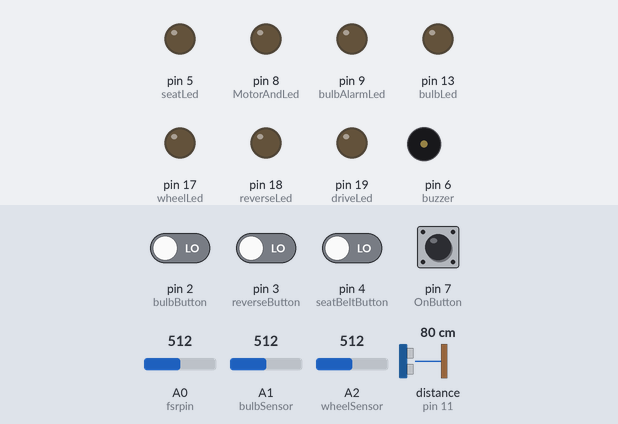
Bench run of a sketch on a simulated Arduino Uno, built with avr-gcc and run on an emulated ATmega328P. On the bench: output pins drawn as LEDs (lit = HIGH), buzzer (waves = sounding). Dashed ring = blinking. The inputs (shaded band) are chosen by the test bench; at power-on: pin 7 (OnButton) HIGH, pin 2 (bulbButton), pin 3 (reverseButton), pin 4 (seatBeltButton) LOW, distance to the obstacle (sensor on pin 11) 80 cm, A2 (wheelSensor) = 512, A0 (fsrpin) = 512, A1 (bulbSensor) = 512. The echo pulse lasts 58.3 µs per cm; pins used as bus, display or sensor lines are not drawn; what the sketch prints to the serial monitor is not drawn.

Above: at 1.2 s.
1.3 s: pin 7 (OnButton) pulled LOW for 0.15 s
At 2.6 s:
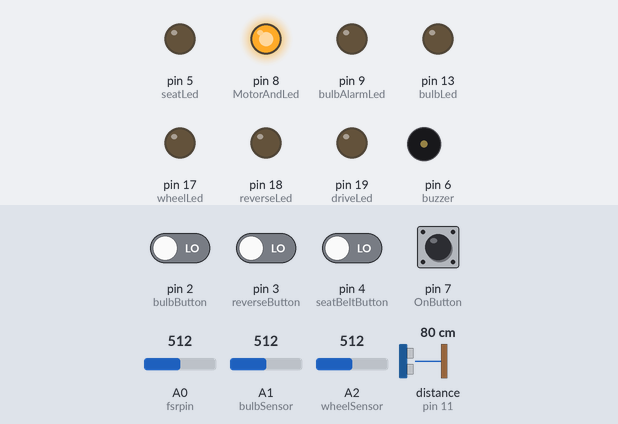
2.9 s: pin 7 (OnButton) pulled LOW for 1 s
At 5.1 s:
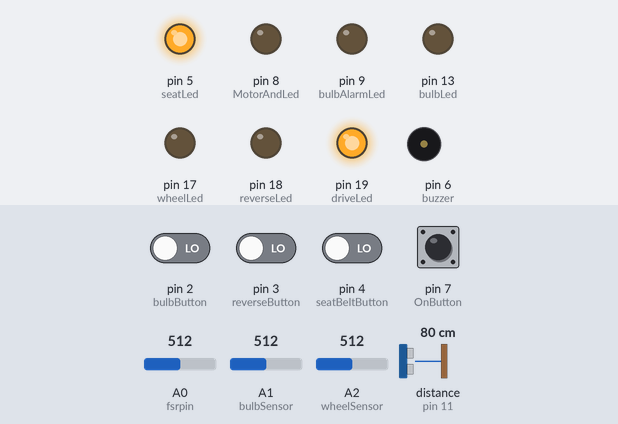
5.4 s: pin 7 (OnButton) pulled LOW for 0.15 s
At 6.7 s:
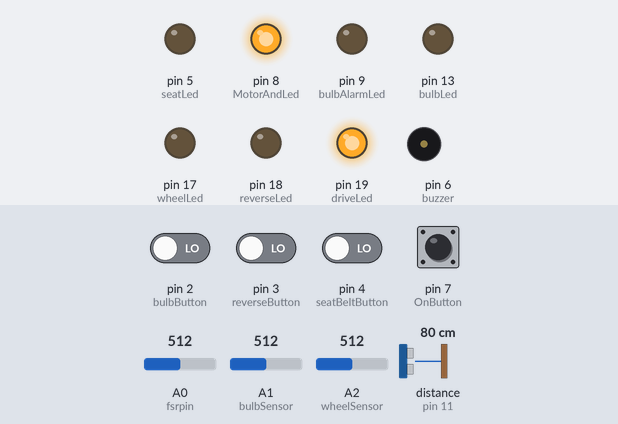
7.0 s: pin 2 (bulbButton) driven HIGH and pin 3 (reverseButton) driven HIGH and pin 4 (seatBeltButton) driven HIGH and pin 7 (OnButton) driven LOW
At 7.2 s:
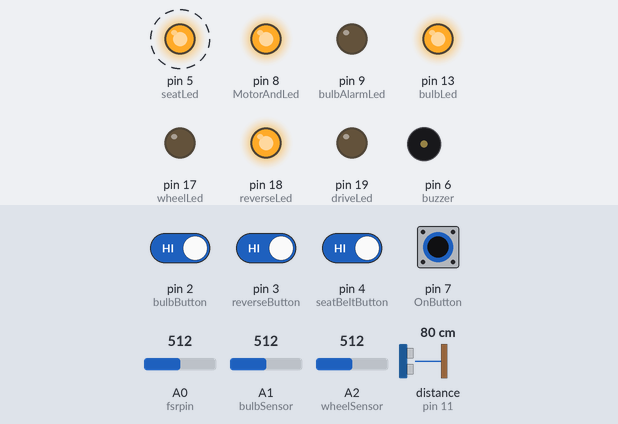
10.0 s: distance to the obstacle (sensor on pin 11) set to 120 cm
13.0 s: A2 (wheelSensor) set to 688
16.0 s: A2 (wheelSensor) set to 719
At 16.47 s:
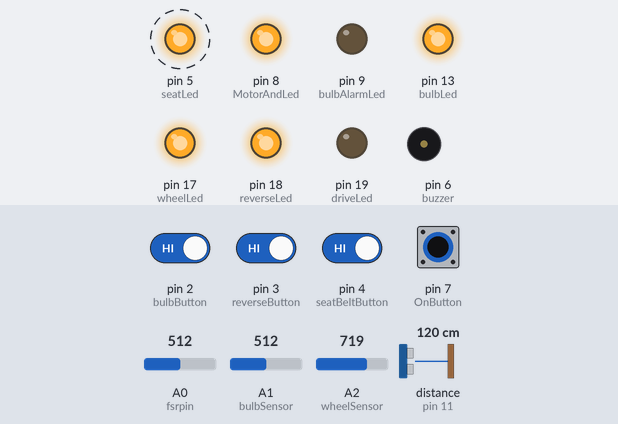
Timing chart, 0 to 66.5 s (numbered marks = the images above; inputs shaded):
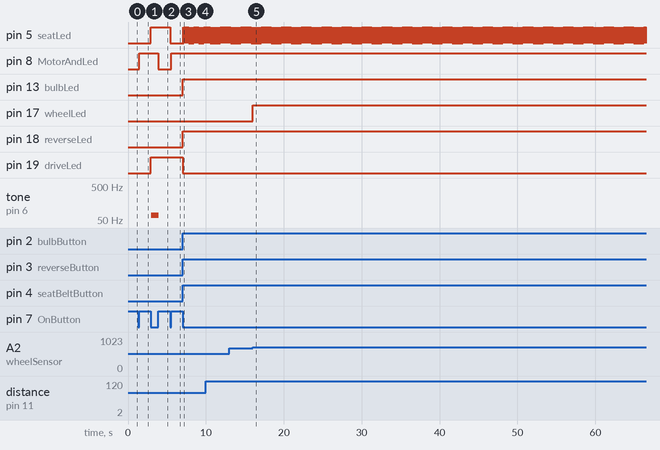

The sketch:

firstArduino.ino
```cpp
int printing ;
int MotorAndLed = 8;// LED is used to indicate that the motor is on
int OnButton = 7;

volatile int motorState = LOW; //Define the output status of the LED and the Motor


//seatbelt
 #define fsrpin A0
#define seatLed 5
#define buzzer 6
#define seatBeltButton 4
int force = 0;
int beltCount = 1;
volatile int beltState = LOW;


//light bulb detector
#define bulbLed 13
#define bulbSensor A1
#define bulbButton 2
#define bulbAlarmLed 9
int bulbCount = 1;
volatile int bulbState = LOW;

void changeBulbState(){
	bulbState = !bulbState;
  //checking if the bulb is working or not

      if(digitalRead(bulbButton) == HIGH){
     bulbCount++;

        /*Serial.print("Car Light button is pressed, bulb Count:");
       	Serial.print(bulbCount);*/
        //Serial.print('\n');

      //delay so the button won't be clicked twice
      }

      // checking if the car light bulb is on or not
      if (bulbCount % 2==0)
        		bulbState = HIGH;
          else
    			bulbState = LOW;


}

//wheel Pressure sensor
#define wheelSensor A2
#define wheelLed 17

// Reverse Mode
#define reverseLed 18
#define driveLed 19
#define reverseButton 3
const int trigPin = 12;
const int echoPin = 11;
long duration;
int distanceCm;
int reverseState = LOW;
volatile int reverseCount = 1;

void changeReverseState(){
  //Reverse Mode


     reverseCount++;

        /*Serial.print("Car reverse button is pressed,reverse Count:");
       	Serial.print(reverseCount);*/

        //Serial.print('\n');


      // checking if the car REVERSE MODE IS ON
      if (reverseCount % 2==0){
        		reverseState = HIGH;


      } else{
    			reverseState = LOW;

      }
}
void setup()
{
    Serial.begin(9600);
  // Turning the motor on
    pinMode(OnButton, INPUT); //Defining OnButton as an input to know when the car is switched on
    pinMode(MotorAndLed, OUTPUT); //Motor is an output


  ////////////////////////

  //force sensor setup --> seatbelt sensor

    pinMode(fsrpin, INPUT);
    pinMode(seatLed, OUTPUT);
    pinMode(buzzer, OUTPUT);
	pinMode(seatBeltButton, INPUT);

  //Light bulb setup --> damaged bulb sensor
  	attachInterrupt(0,changeBulbState,CHANGE);
  	pinMode(bulbButton, INPUT);
  	pinMode(bulbSensor, INPUT);
  	pinMode(bulbAlarmLed, OUTPUT);
  	pinMode(bulbLed, OUTPUT);


	digitalWrite(bulbAlarmLed, 0);


  //Wheel Pressure sensor setup

  	pinMode(wheelSensor, INPUT);
  	pinMode(wheelLed, OUTPUT);

  //Reverse Mode Sensor
  	attachInterrupt(1,changeReverseState,RISING);
  	pinMode(trigPin, OUTPUT);
	pinMode(echoPin, INPUT);

  	pinMode(reverseButton, INPUT);
  	pinMode(driveLed, OUTPUT);
    pinMode(reverseLed, OUTPUT);
}


void loop()
{

//  turning the motor on when clicking the push button
  if(digitalRead(OnButton) == LOW)
  {
    delay(10);
  if (digitalRead(OnButton) == LOW) //CONFIRM ONBUTTON IS PRESSED
    {
    while (digitalRead(OnButton)==LOW)
    { //WHILE THE BUTTON IS NOT PRESSED
             delay (10);

      // Checking if the seatBelt is inserted in the buckle
      if (digitalRead(seatBeltButton) == HIGH){
    beltCount++;

    	/*Serial.print("SeatBelt button is pressed, seatbelt Count:");
       	Serial.print(beltCount);
        Serial.print('\n'); */

        delay(15); //delay so the button won't be clicked twice

      }
      // if the button is clicked an even number of times, then the seatbeld is inserted in the buckle
        if (beltCount % 2==0)
        	beltState = HIGH;
        else
    		beltState = LOW;


       if (motorState == HIGH && analogRead (fsrpin) > 300 && beltState == LOW){
        //CHECK IF THE MOTOR IS ON && there is a weight on the seat &&
         //the seatbelt is not inserted

     	digitalWrite(seatLed, HIGH); //TURN ON THE LIGHT
        digitalWrite(buzzer, HIGH);
         Serial.write("1");


      }
      else{
        digitalWrite (seatLed, LOW);
 		digitalWrite(buzzer, LOW);
      }

       // checking if the car light bulb is on or not
       if (motorState == HIGH && bulbState == HIGH && analogRead(bulbSensor) > 100 ){

     		digitalWrite(bulbAlarmLed, LOW);
         	digitalWrite(bulbLed, HIGH);

      } else if (motorState == HIGH && bulbState == HIGH && analogRead(bulbSensor) < 100) {

     	digitalWrite(bulbAlarmLed, HIGH);
       	digitalWrite(bulbLed, LOW);
           Serial.write("2");
       }else{
       	digitalWrite(bulbAlarmLed, LOW);
      	digitalWrite(bulbLed, LOW);
       }
      //measuring the pressure of the wheel using force sensor
       if (motorState == HIGH && analogRead (wheelSensor) > 700){
        //CHECK IF THE MOTOR IS ON && there is no air in the wheel

     	digitalWrite(wheelLed, HIGH); //TURN ON THE Wheel Alarm
          Serial.write("3");

      }
      else
     	 digitalWrite(wheelLed, LOW); //TURN OFF THE Wheel Alarm

      //Reverse Mode and Sensor

     digitalWrite(trigPin, LOW);
	delayMicroseconds(2);
	digitalWrite(trigPin, HIGH);
	delayMicroseconds(10);
	digitalWrite(trigPin, LOW);
	duration = pulseIn(echoPin, HIGH);
	distanceCm= duration*0.034/2;

      if (motorState == HIGH && reverseState == HIGH){
        digitalWrite(reverseLed, HIGH);
      digitalWrite(driveLed, LOW);

      }
      else if (motorState == HIGH && reverseState == LOW){
        digitalWrite(reverseLed, LOW);
      	digitalWrite(driveLed, HIGH);

      }
      if (motorState == HIGH && reverseState == HIGH && distanceCm < 150){
        digitalWrite(buzzer, HIGH);
         Serial.write("4");


      }
      else {
        digitalWrite(buzzer, LOW);
      }
      }//end of while


     while (digitalRead(OnButton)==LOW); //Confirm onButton is released
             motorState = !motorState;
  			 //Controls wether the LED is on or off
            digitalWrite(MotorAndLed, motorState);//Controls wether the Motor is on or off

             }
  }

}
```

Measured:
- the behaviour switches between 700 and 701 on A2 (wheelSensor) (found by bisection; images 4 and 5)
- after the input at 1.3 s, pin 8 (MotorAndLed): LOW → HIGH after 0.16 s
- after the input at 2.9 s, pin 5 (seatLed), pin 19 (driveLed): LOW → HIGH at once; pin 8 (MotorAndLed): HIGH → LOW after 1.0 s; tone on pin 6 (buzzer): silent → 69 Hz after 0.09 s, → silent 0.96 s later
- after the input at 5.4 s, pin 5 (seatLed): HIGH → LOW at once; pin 8 (MotorAndLed): LOW → HIGH after 0.16 s
- after the input at 7.0 s, pin 5 (seatLed): alternates HIGH for 0.03 s and LOW for 0.03 s, starting after 0.07 s; pin 13 (bulbLed), pin 18 (reverseLed): LOW → HIGH at once; pin 19 (driveLed): HIGH → LOW at once
- after the input at 16.0 s, pin 17 (wheelLed): LOW → HIGH at once
